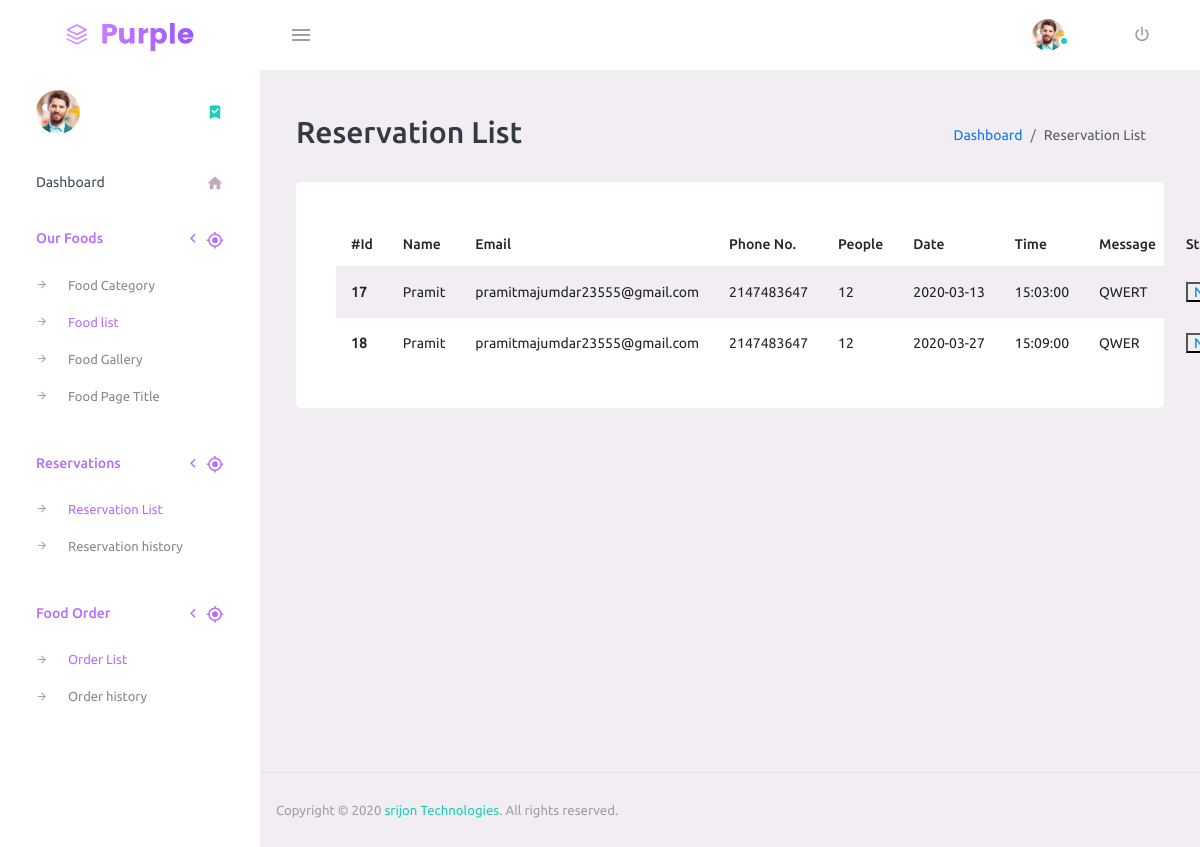
The page /admin/odlist.php (signed in) on the database its author committed.
### tables this page shows
CREATE TABLE `reservation` (
  `Id` int(11) NOT NULL,
  `name` text NOT NULL,
  `email` varchar(255) NOT NULL,
  `phone` int(255) NOT NULL,
  `person` int(255) NOT NULL,
  `date` date NOT NULL,
  `time` time NOT NULL,
  `message` longtext NOT NULL,
  `status` varchar(255) NOT NULL DEFAULT 'Not Approved'
);

### admin/odlist.php (the view, shortened to what this page needs)
<!DOCTYPE html>
<html lang="en">
  <head>
    <link rel="stylesheet" href="vendors/mdi/css/materialdesignicons.min.css">
    <link rel="stylesheet" href="vendors/css/vendor.bundle.base.css">
    <link rel="stylesheet" href="css/style.css">
  </head>
  <body>
    <div class="container-scroller">
    <?php
        include("include/header.php");
        ?>
      <div class="container-fluid page-body-wrapper">
      <?php
          include("Include/sidebar.php");
          ?>
         <div class="main-panel">
          <div class="content-wrapper">
            <div class="page-header">
              <h2> Reservation List </h2>
              <nav aria-label="breadcrumb">
                <ol class="breadcrumb">
                  <li class="breadcrumb-item"><a href="index.php">Dashboard</a></li>
                  <li class="breadcrumb-item active" aria-current="page">Reservation List</li>
                </ol>
              </nav>
            </div>
              <div class="row">
            <div class="col-md-12">
                <div class="card">
                    <div class="card-body">
                    <?php
                    require_once "include/config.php";
                    $sql = "SELECT * FROM reservation";
                    if($result = mysqli_query($link, $sql)){
                        if(mysqli_num_rows($result) > 0){
                            echo "<table class='table table-striped'>";
                                echo "<thead>";
                                    echo "<tr>";
                                        echo "<th>#Id</th>";
                                        echo "<th>Name</th>";
                                        echo "<th>Email</th>";
                                        echo "<th>Phone No.</th>";
                                        echo "<th>People</th>";
                                        echo "<th>Date</th>";
                                        echo "<th>Time</th>";
                                        echo "<th>Message</th>";
                                        echo "<th>Status</th>";
                                    echo "</tr>";
                                echo "</thead>";
                                echo "<tbody>";
                                while($row = mysqli_fetch_array($result)){
                                    echo "<tr>";
                                        echo "<th>" . $row['Id'] . "</th>";
                                        echo "<td>" . $row['name'] . "</td>";
                                        echo "<td>" . $row['email'] . "</td>";
                                        echo "<td>" . $row['phone'] . "</td>";
                                        echo "<td>" . $row['person'] . "</td>";
                                        echo "<td>" . $row['date'] . "</td>";
                                        echo "<td>" . $row['time'] . "</td>";
                                        echo "<td>" . $row['message'] . "</td>";
                                        $status =$row['status'];
                                        if($status =="Approved"){
                                          echo "<input type='hidden' name='id' value='".$row['id']."' id='recordId'/>";
                                          echo "<td><button
                                          class='chageStatus'class='btn btn-success' value='Active'><a href='#'>Approved</a></button><td>";
                                        }else{
                                          echo "<td><button
                                          class='chageStatus'class='btn btn-danger' value='InActive'><a href='#'>Not Approved</a></button><td>";                                        }
                                    echo "</tr>";
                                }
                                echo "</tbody>";
                            echo "</table>";
                        } else{
                            echo "<p class='lead'><em>No records were found.</em></p>";
                        }
                    } else{
                        echo "ERROR: Could not able to execute $sql. " . mysqli_error($link);
                    }
                    ?>
                    </div>
                </div>
            </div>
        </div>
          </div>
          <?php
            include("Include/footer.php");
            ?>
        </div>
      </div>
    </div>
  </body>
</html>

### rows shown on the page
reservation: Id "17", name "Pramit", email "pramitmajumdar23555@gmail.com", phone "2147483647", person "12", date "2020-03-13", time "15:03:00", message "QWERT", status "Not Approved"
reservation: Id "18", name "Pramit", email "pramitmajumdar23555@gmail.com", phone "2147483647", person "12", date "2020-03-27", time "15:09:00", message "QWER", status "Not Approved"
